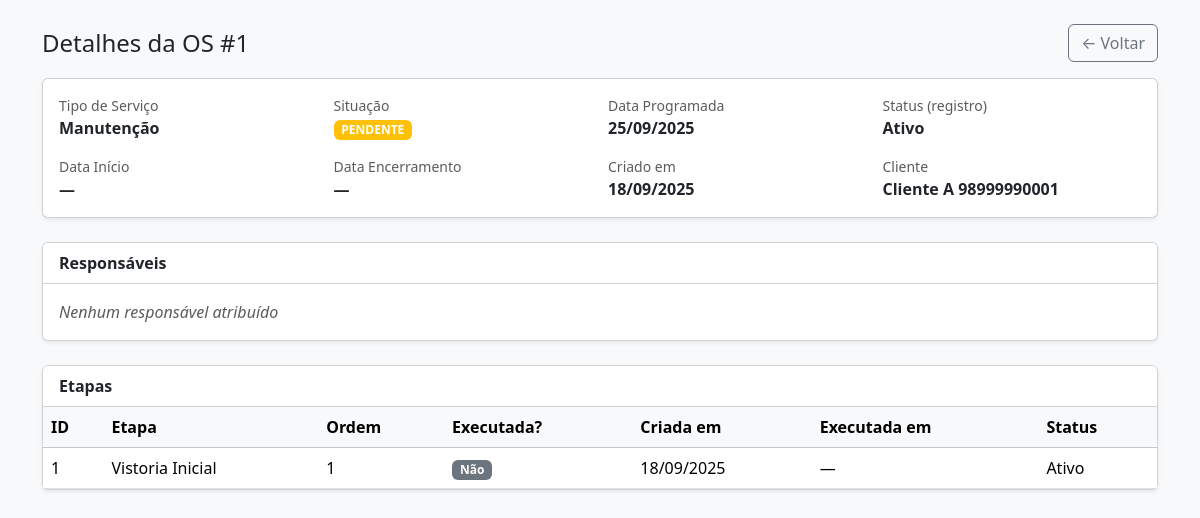
Page /DetalhesOS.php?id=1 (signed in) on the committed database.
### tables this page shows
CREATE TABLE `servicos_os` (
  `id` int(11) NOT NULL,
  `servico_tipo_id` int(11) NOT NULL COMMENT 'Tipo de Serviço',
  `nome_cliente` varchar(250) DEFAULT NULL COMMENT 'Nome do Cliente',
  `numero_cliente` varchar(250) DEFAULT NULL COMMENT 'Contato do Cliente',
  `criado_por_cpf` int(11) NOT NULL COMMENT 'Matricula do Gerador da OS',
  `criado_em` date NOT NULL,
  `data_inicio` date DEFAULT NULL,
  `data_programada` date DEFAULT NULL COMMENT 'Data Programada para Encerramento',
  `data_encerramento` date DEFAULT NULL,
  `situacao` varchar(20) NOT NULL DEFAULT 'ANDAMENTO' COMMENT 'ANDAMENTO/PENDENTE/ENCERRADA',
  `status` varchar(20) NOT NULL COMMENT 'Ativo/Inativo?'
);

CREATE TABLE `servicos_tipos` (
  `id` int(11) NOT NULL,
  `tipo` varchar(250) NOT NULL COMMENT 'Tipo de Serviço',
  `status` varchar(7) NOT NULL COMMENT 'Ativo/Inativo?'
);

CREATE TABLE `servico_etapas` (
  `id` int(11) NOT NULL,
  `etapa` varchar(250) NOT NULL COMMENT 'Nome da Etapa',
  `ordem` int(11) NOT NULL COMMENT 'Ordem da Etapa',
  `execucao` tinyint(4) NOT NULL COMMENT 'Executada?',
  `criada_em` date NOT NULL COMMENT 'Data de Criação da Etapa',
  `executada_em` date DEFAULT NULL COMMENT 'Data de Execução',
  `servico_os_id` int(11) NOT NULL COMMENT 'ID da Ordem de Serviço',
  `status` varchar(7) NOT NULL COMMENT 'Ativo/Inativo?'
);

### DetalhesOS.php (the view, shortened to what this page needs)
<?php
require_once __DIR__ . '/backend/conexao.php';
$id = isset($_GET['id']) ? (int)$_GET['id'] : 0;
$sqlOS = "
    SELECT
        os.id,
        os.servico_tipo_id,
        os.nome_cliente,
        os.numero_cliente,
        os.data_programada,
        os.data_inicio,
        os.data_encerramento,
        os.situacao,
        os.status,
        os.criado_em,
        st.tipo AS tipo_servico
    FROM servicos_os os
    LEFT JOIN servicos_tipos st
           ON st.id = os.servico_tipo_id
    WHERE os.id = :id
    LIMIT 1
";
$stmtOS = $conexao->prepare($sqlOS);
$stmtOS->bindValue(':id', $id, PDO::PARAM_INT);
$stmtOS->execute();
$os = $stmtOS->fetch(PDO::FETCH_ASSOC);
$sqlResp = "
    SELECT DISTINCT
        u.matricula,
        u.nome
    FROM servico_etapas se
    JOIN servico_etapas_responsavel ser
      ON ser.servico_etapa_id = se.id
     AND ser.status = 'Ativo'
    JOIN users u
      ON u.matricula = ser.responsavel
     AND u.status = 'Ativo'
    WHERE se.servico_os_id = :id
      AND se.status = 'Ativo'
    ORDER BY u.nome
";
$stmtResp = $conexao->prepare($sqlResp);
$stmtResp->bindValue(':id', $id, PDO::PARAM_INT);
$stmtResp->execute();
$responsaveis = $stmtResp->fetchAll(PDO::FETCH_ASSOC);
$sqlEtapas = "
    SELECT
        se.id,
        se.etapa,
        se.ordem,
        se.execucao,        -- tinyint(1) 0/1
        se.criada_em,       -- date
        se.executada_em,    -- date (nullable)
        se.status
    FROM servico_etapas se
    WHERE se.servico_os_id = :id
    ORDER BY se.ordem ASC, se.id ASC
";
$stmtEtapas = $conexao->prepare($sqlEtapas);
$stmtEtapas->bindValue(':id', $id, PDO::PARAM_INT);
$stmtEtapas->execute();
$etapas = $stmtEtapas->fetchAll(PDO::FETCH_ASSOC);
function fmtDate($d) {
    if (empty($d)) return '—';
    $t = strtotime($d);
    return date('d/m/Y', $t);
}
function badgeSituacao($sit) {
    $sit = strtoupper((string)$sit);
    $cls = 'bg-secondary';
    if ($sit === 'ANDAMENTO') $cls = 'bg-success';
    elseif ($sit === 'PENDENTE') $cls = 'bg-warning';
    elseif ($sit === 'ENCERRADA') $cls = 'bg-dark';
    return ['text' => $sit ?: '—', 'class' => $cls];
}
?>
<!DOCTYPE html>
<html lang="pt-br">
<head>
  <link href="https://cdn.jsdelivr.net/npm/bootstrap@5.3.7/dist/css/bootstrap.min.css" rel="stylesheet">
</head>
<body class="bg-light">
  <div class="container py-4">
    <div class="d-flex justify-content-between align-items-center mb-3">
      <h1 class="h4 m-0">Detalhes da OS #<?= (int)$os['id'] ?></h1>
      <div class="d-flex gap-2">
        <a href="servicos.php" class="btn btn-outline-secondary">← Voltar</a>
      </div>
    </div>
    <div class="card mb-4 shadow-sm">
      <div class="card-body">
        <div class="row g-3">
          <div class="col-md-3">
            <div class="text-muted small">Tipo de Serviço</div>
            <div class="fw-semibold"><?= htmlspecialchars($os['tipo_servico'] ?? '—', ENT_QUOTES, 'UTF-8') ?></div>
          </div>
          <div class="col-md-3">
            <div class="text-muted small">Situação</div>
            <?php $b = badgeSituacao($os['situacao'] ?? null); ?>
            <span class="badge <?= $b['class'] ?>"><?= htmlspecialchars($b['text'], ENT_QUOTES, 'UTF-8') ?></span>
          </div>
          <div class="col-md-3">
            <div class="text-muted small">Data Programada</div>
            <div class="fw-semibold"><?= fmtDate($os['data_programada'] ?? null) ?></div>
          </div>
          <div class="col-md-3">
            <div class="text-muted small">Status (registro)</div>
            <div class="fw-semibold"><?= htmlspecialchars($os['status'] ?? '—', ENT_QUOTES, 'UTF-8') ?></div>
          </div>
          <div class="col-md-3">
            <div class="text-muted small">Data Início</div>
            <div class="fw-semibold"><?= fmtDate($os['data_inicio'] ?? null) ?></div>
          </div>
          <div class="col-md-3">
            <div class="text-muted small">Data Encerramento</div>
            <div class="fw-semibold"><?= fmtDate($os['data_encerramento'] ?? null) ?></div>
          </div>
          <div class="col-md-3">
            <div class="text-muted small">Criado em</div>
            <div class="fw-semibold"><?= fmtDate($os['criado_em'] ?? null) ?></div>
          </div>
          <div class="col-md-3">
            <div class="text-muted small">Cliente</div>
            <div class="fw-semibold">
              <?php
                $cli = trim(($os['nome_cliente'] ?? '') . ' ' . ($os['numero_cliente'] ?? ''));
                echo $cli ? htmlspecialchars($cli, ENT_QUOTES, 'UTF-8') : '—';
              ?>
            </div>
          </div>
        </div>
      </div>
    </div>
    <div class="card mb-4 shadow-sm">
      <div class="card-header bg-white"><strong>Responsáveis</strong></div>
      <div class="card-body p-0">
        <?php if (!$responsaveis): ?>
          <div class="p-3 text-muted fst-italic">Nenhum responsável atribuído</div>
        <?php endif; ?>
      </div>
    </div>
    <div class="card mb-4 shadow-sm">
      <div class="card-header bg-white"><strong>Etapas</strong></div>
      <div class="table-responsive">
        <table class="table table-hover align-middle mb-0">
          <thead class="table-light">
            <tr>
              <th>ID</th>
              <th>Etapa</th>
              <th>Ordem</th>
              <th>Executada?</th>
              <th>Criada em</th>
              <th>Executada em</th>
              <th>Status</th>
            </tr>
          </thead>
          <tbody>
            <?php if (!$etapas): ?>
              <tr>
                <td colspan="7" class="text-muted fst-italic text-center py-3">Nenhuma etapa cadastrada</td>
              </tr>
            <?php else: ?>
              <?php foreach ($etapas as $e): ?>
                <tr>
                  <td><?= (int)$e['id'] ?></td>
                  <td><?= htmlspecialchars($e['etapa'] ?? '—', ENT_QUOTES, 'UTF-8') ?></td>
                  <td><?= htmlspecialchars($e['ordem'] ?? '—', ENT_QUOTES, 'UTF-8') ?></td>
                  <td>
                    <?php
                      $isExec = !empty($e['execucao']) && (int)$e['execucao'] === 1;
                      echo $isExec ? '<span class="badge bg-success">Sim</span>' : '<span class="badge bg-secondary">Não</span>';
                    ?>
                  </td>
                  <td><?= fmtDate($e['criada_em'] ?? null) ?></td>
                  <td><?= fmtDate($e['executada_em'] ?? null) ?></td>
                  <td><?= htmlspecialchars($e['status'] ?? '—', ENT_QUOTES, 'UTF-8') ?></td>
                </tr>
              <?php endforeach; ?>
            <?php endif; ?>
          </tbody>
        </table>
      </div>
    </div>
  </div>
</body>
</html>

### rows in the picture
servicos_os: id "1", servicos_tipos.tipo "Manutenção", situacao "PENDENTE", data_programada "25/09/2025", status "Ativo", data_inicio "—", data_encerramento "—", criado_em "18/09/2025", cli "Cliente A 98999990001"
servico_etapas: id "1", etapa "Vistoria Inicial", ordem "1", execucao "Não", criada_em "18/09/2025", executada_em "—", status "Ativo"
